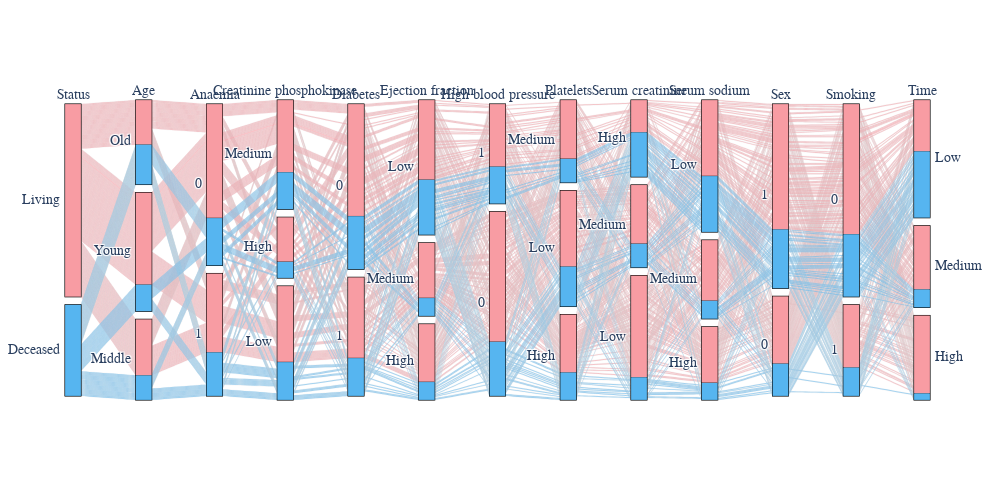

The cell this chart's notebook holds for it:
### Code cell
# Create parcats trace
color = [1 if i==1 else 0 for i in dataset["DEATH_EVENT"]]
colorscale = [[0, "#f89ca3"], [1, "#56b5f0"]];
dataset2 = [
    go.Parcats(
        dimensions=[class_dim, age_dim, anaemia_dim,
                    creatinine_phosphokinase_dim, diabetes_dim,
                    ejection_fraction_dim, high_blood_pressure_dim,
                    platelets_dim, serum_creatinine_dim, serum_sodium_dim,
                    sex_dim, smoking_dim, time_dim],
        line={'color': color,
              'colorscale': colorscale},
        hoveron='dimension',
        hoverinfo='count+probability',
        labelfont={'size': 14, 'family': 'Times'},#'color':'rgba(255,255,255,0)'},
        tickfont={'size': 14, 'family': 'Times'},
        arrangement='freeform',   
    )
]


layout = go.Layout(
    width=1000,  # Set the width of the chart
    height=500,  # Set the height of the chart
    margin=go.layout.Margin(
        l=25,  # left margin
        r=30,  # right margin
        b=100, # bottom margin
        t=100, # top margin
))

# Display the chart with the specified layout
iplot({'data': dataset2, 'layout': layout})

### Figure 1 — Plotly figure (JSON) as saved in the notebook; plotly's stock layout.template omitted (floating-point values rounded to 4 significant figures; data arrays with more than 128 entries replaced by an {"elided": "..."} marker saying what was removed)
{"data": [{"arrangement": "freeform", "dimensions": [{"categoryarray": [0, 1], "label": "Status", "ticktext": ["Living", "Deceased"], "values": {"elided": "299 int values"}}, {"label": "Age", "values": {"elided": "299 str values"}}, {"label": "Anaemia", "values": {"elided": "299 int values"}}, {"label": "Creatinine phosphokinase", "values": {"elided": "299 str values"}}, {"label": "Diabetes", "values": {"elided": "299 int values"}}, {"label": "Ejection fraction", "values": {"elided": "299 str values"}}, {"label": "High blood pressure", "values": {"elided": "299 int values"}}, {"label": "Platelets", "values": {"elided": "299 str values"}}, {"label": "Serum creatinine", "values": {"elided": "299 str values"}}, {"label": "Serum sodium", "values": {"elided": "299 str values"}}, {"label": "Sex", "values": {"elided": "299 int values"}}, {"label": "Smoking", "values": {"elided": "299 int values"}}, {"label": "Time", "values": {"elided": "299 str values"}}], "hoverinfo": "count+probability", "hoveron": "dimension", "labelfont": {"family": "Times", "size": 14}, "line": {"color": {"elided": "299 int values"}, "colorscale": [[0, "#f89ca3"], [1, "#56b5f0"]]}, "tickfont": {"family": "Times", "size": 14}, "type": "parcats"}], "layout": {"height": 500, "margin": {"b": 100, "l": 25, "r": 30, "t": 100}, "width": 1000}}
